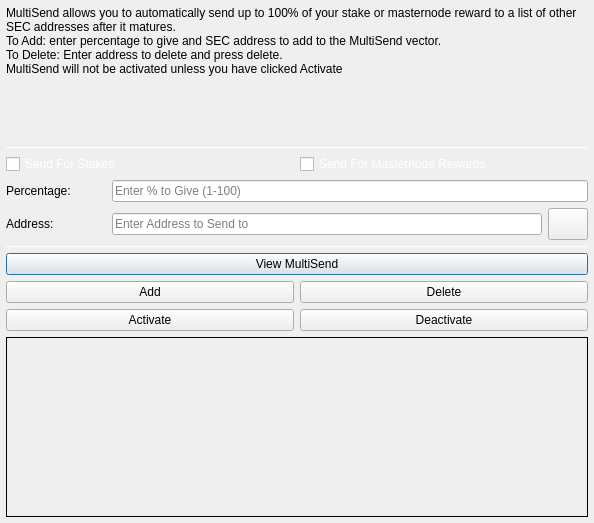
<?xml version="1.0" encoding="UTF-8"?>
<ui version="4.0">
 <class>MultiSendDialog</class>
 <widget class="QDialog" name="MultiSendDialog">
  <property name="windowModality">
   <enum>Qt::NonModal</enum>
  </property>
  <property name="geometry">
   <rect>
    <x>0</x>
    <y>0</y>
    <width>594</width>
    <height>523</height>
   </rect>
  </property>
  <property name="windowTitle">
   <string>MultiSend</string>
  </property>
  <layout class="QVBoxLayout" name="verticalLayout" stretch="0">
   <property name="leftMargin">
    <number>6</number>
   </property>
   <property name="topMargin">
    <number>6</number>
   </property>
   <property name="rightMargin">
    <number>6</number>
   </property>
   <property name="bottomMargin">
    <number>6</number>
   </property>
   <item>
    <layout class="QVBoxLayout" name="verticalLayout_Main" stretch="1,1,1,1,1,1">
     <item>
      <widget class="QLabel" name="label_2">
       <property name="lineWidth">
        <number>1</number>
       </property>
       <property name="text">
        <string>MultiSend allows you to automatically send up to 100% of your stake or masternode reward to a list of other SEC addresses after it matures.
To Add: enter percentage to give and SEC address to add to the MultiSend vector.
To Delete: Enter address to delete and press delete.
MultiSend will not be activated unless you have clicked Activate</string>
       </property>
       <property name="alignment">
        <set>Qt::AlignLeading|Qt::AlignLeft|Qt::AlignTop</set>
       </property>
       <property name="wordWrap">
        <bool>true</bool>
       </property>
      </widget>
     </item>
     <item>
      <widget class="Line" name="line">
       <property name="minimumSize">
        <size>
         <width>0</width>
         <height>1</height>
        </size>
       </property>
       <property name="maximumSize">
        <size>
         <width>16777215</width>
         <height>1</height>
        </size>
       </property>
       <property name="orientation">
        <enum>Qt::Horizontal</enum>
       </property>
      </widget>
     </item>
     <item>
      <layout class="QVBoxLayout" name="verticalLayout_Settings">
       <item>
        <layout class="QHBoxLayout" name="horizontalLayout">
         <item>
          <widget class="QCheckBox" name="multiSendStakeCheckBox">
           <property name="styleSheet">
            <string notr="true">color:white;</string>
           </property>
           <property name="text">
            <string>Send For Stakes</string>
           </property>
          </widget>
         </item>
         <item>
          <widget class="QCheckBox" name="multiSendMasternodeCheckBox">
           <property name="styleSheet">
            <string notr="true">color:white;</string>
           </property>
           <property name="text">
            <string>Send For Masternode Rewards</string>
           </property>
          </widget>
         </item>
        </layout>
       </item>
       <item>
        <layout class="QHBoxLayout" name="horizontalLayout_6">
         <item>
          <widget class="QLabel" name="label">
           <property name="minimumSize">
            <size>
             <width>100</width>
             <height>0</height>
            </size>
           </property>
           <property name="toolTip">
            <string>Percentage of stake to send</string>
           </property>
           <property name="text">
            <string>Percentage:</string>
           </property>
          </widget>
         </item>
         <item>
          <widget class="QLineEdit" name="multiSendPercentEdit">
           <property name="toolTip">
            <string>Enter whole numbers 1 - 100</string>
           </property>
           <property name="placeholderText">
            <string>Enter % to Give (1-100)</string>
           </property>
          </widget>
         </item>
        </layout>
       </item>
       <item>
        <layout class="QHBoxLayout" name="horizontalLayout_7">
         <item>
          <widget class="QLabel" name="label_5">
           <property name="minimumSize">
            <size>
             <width>100</width>
             <height>0</height>
            </size>
           </property>
           <property name="toolTip">
            <string>Address to send portion of stake to</string>
           </property>
           <property name="text">
            <string>Address:</string>
           </property>
          </widget>
         </item>
         <item>
          <widget class="QLineEdit" name="multiSendAddressEdit">
           <property name="toolTip">
            <string/>
           </property>
           <property name="placeholderText">
            <string>Enter Address to Send to</string>
           </property>
          </widget>
         </item>
         <item>
          <widget class="QPushButton" name="addressBookButton">
           <property name="maximumSize">
            <size>
             <width>16777215</width>
             <height>32</height>
            </size>
           </property>
           <property name="toolTip">
            <string>Choose an address from the address book</string>
           </property>
           <property name="text">
            <string/>
           </property>
           <property name="icon">
            <iconset resource="../insurance.qrc">
             <normaloff>:/icons/address-book</normaloff>:/icons/address-book</iconset>
           </property>
           <property name="shortcut">
            <string>Alt+A</string>
           </property>
           <property name="autoDefault">
            <bool>false</bool>
           </property>
          </widget>
         </item>
        </layout>
       </item>
      </layout>
     </item>
     <item>
      <widget class="Line" name="line_2">
       <property name="minimumSize">
        <size>
         <width>0</width>
         <height>1</height>
        </size>
       </property>
       <property name="maximumSize">
        <size>
         <width>16777215</width>
         <height>1</height>
        </size>
       </property>
       <property name="orientation">
        <enum>Qt::Horizontal</enum>
       </property>
      </widget>
     </item>
     <item>
      <layout class="QVBoxLayout" name="verticalLayout_Buttons">
       <item>
        <layout class="QHBoxLayout" name="horizontalLayout_4">
         <item>
          <widget class="QPushButton" name="viewButton">
           <property name="toolTip">
            <string/>
           </property>
           <property name="statusTip">
            <string>View MultiSend Vector</string>
           </property>
           <property name="text">
            <string>View MultiSend</string>
           </property>
          </widget>
         </item>
        </layout>
       </item>
       <item>
        <layout class="QHBoxLayout" name="horizontalLayout_2">
         <item>
          <widget class="QPushButton" name="addButton">
           <property name="toolTip">
            <string/>
           </property>
           <property name="statusTip">
            <string>Add to MultiSend Vector</string>
           </property>
           <property name="text">
            <string>Add</string>
           </property>
          </widget>
         </item>
         <item>
          <widget class="QPushButton" name="deleteButton">
           <property name="toolTip">
            <string/>
           </property>
           <property name="statusTip">
            <string>Delete Address From MultiSend Vector</string>
           </property>
           <property name="text">
            <string>Delete</string>
           </property>
          </widget>
         </item>
        </layout>
       </item>
       <item>
        <layout class="QHBoxLayout" name="horizontalLayout_5">
         <item>
          <widget class="QPushButton" name="activateButton">
           <property name="statusTip">
            <string>Activate MultiSend</string>
           </property>
           <property name="text">
            <string>Activate</string>
           </property>
          </widget>
         </item>
         <item>
          <widget class="QPushButton" name="disableButton">
           <property name="statusTip">
            <string>Deactivate MultiSend</string>
           </property>
           <property name="text">
            <string>Deactivate</string>
           </property>
          </widget>
         </item>
        </layout>
       </item>
      </layout>
     </item>
     <item>
      <widget class="QLabel" name="message">
       <property name="minimumSize">
        <size>
         <width>0</width>
         <height>180</height>
        </size>
       </property>
       <property name="frameShape">
        <enum>QFrame::Panel</enum>
       </property>
       <property name="frameShadow">
        <enum>QFrame::Plain</enum>
       </property>
       <property name="lineWidth">
        <number>1</number>
       </property>
       <property name="midLineWidth">
        <number>1</number>
       </property>
       <property name="text">
        <string/>
       </property>
       <property name="alignment">
        <set>Qt::AlignLeading|Qt::AlignLeft|Qt::AlignTop</set>
       </property>
       <property name="wordWrap">
        <bool>true</bool>
       </property>
      </widget>
     </item>
    </layout>
   </item>
  </layout>
 </widget>
 <resources>
  <include location="../insurance.qrc"/>
 </resources>
 <connections/>
</ui>
